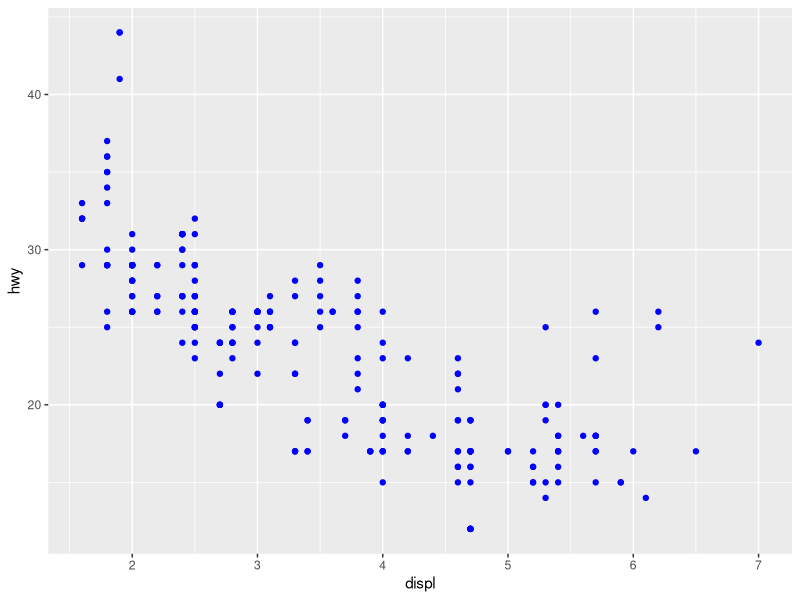

Reproduce this figure in R.
library(tidyverse)

#1
ggplot(data = mpg) + 
  geom_point(mapping = aes(x = displ, y = hwy), color = "blue")

#2
?mpg

#3
